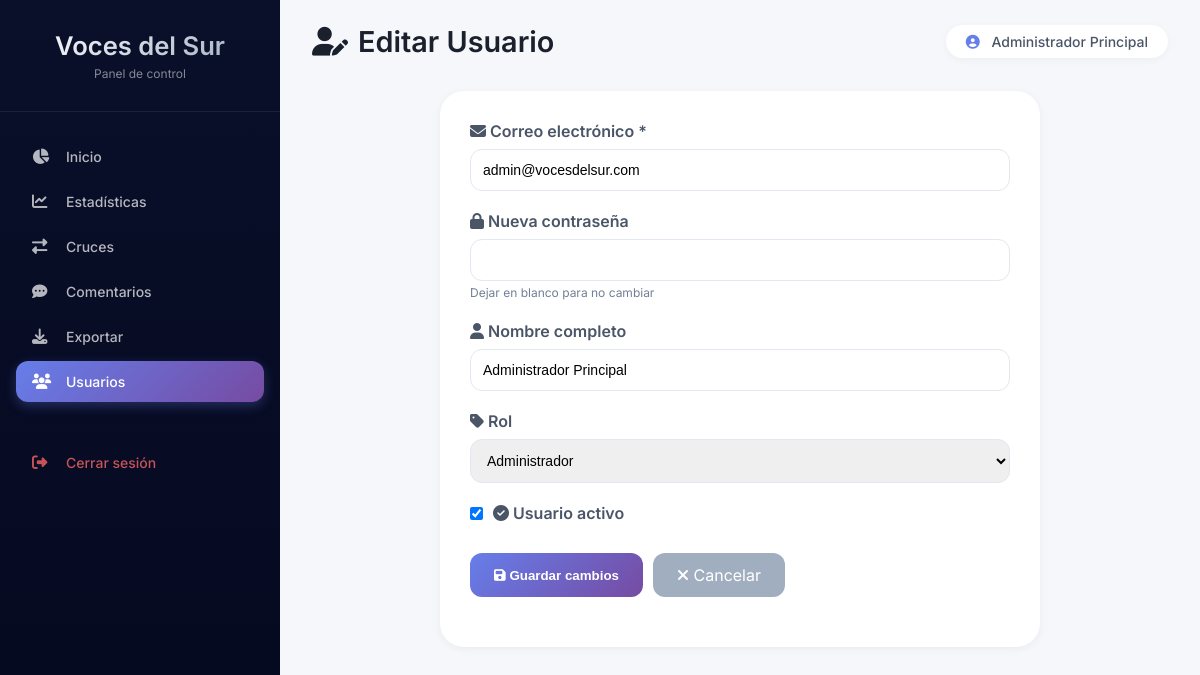
The page /dashboard/usuarios_editar.php?id=5 (signed in) on the database its author committed.
### tables this page shows
CREATE TABLE `usuarios` (
  `id` int(11) NOT NULL,
  `email` varchar(100) NOT NULL,
  `password` varchar(255) NOT NULL,
  `nombre` varchar(100) DEFAULT NULL,
  `rol` enum('admin','lector') DEFAULT 'lector',
  `activo` tinyint(4) DEFAULT 1,
  `fecha_creacion` datetime DEFAULT current_timestamp(),
  `ultimo_acceso` datetime DEFAULT NULL
);

### dashboard/functions.php (called while the page is built, shortened)
<?php
function obtenerUsuarioPorId($pdo, int $id) {
    $stmt = $pdo->prepare("SELECT * FROM usuarios WHERE id = ?");
    $stmt->execute([$id]);
    return $stmt->fetch();
}
?>

### dashboard/usuarios_editar.php (the view, shortened to what this page needs)
<?php
require_once 'auth.php';
require_once 'functions.php';
require_once '../db_config.php';
$id = $_GET['id'] ?? 0;
$user = obtenerUsuarioPorId($pdo, $id);
require_once 'header.php';
?>
<div class="form-container" style="max-width: 600px; margin: 0 auto;">
    <form method="POST" style="background: white; border-radius: 24px; padding: 30px; box-shadow: 0 2px 8px rgba(0,0,0,0.05);">
        <div class="form-group" style="margin-bottom: 20px;">
            <label style="display: block; margin-bottom: 8px; font-weight: 600; color: #4a5568;"><i class="fas fa-envelope"></i> Correo electrónico *</label>
            <input type="email" name="email" value="<?= htmlspecialchars($user['email']) ?>" required style="width: 100%; padding: 12px; border: 1.5px solid #e2e8f0; border-radius: 12px;">
        </div>
        <div class="form-group" style="margin-bottom: 20px;">
            <label style="display: block; margin-bottom: 8px; font-weight: 600; color: #4a5568;"><i class="fas fa-lock"></i> Nueva contraseña</label>
            <input type="password" name="password" style="width: 100%; padding: 12px; border: 1.5px solid #e2e8f0; border-radius: 12px;">
            <small style="font-size: 0.75em; color: #718096;">Dejar en blanco para no cambiar</small>
        </div>
        <div class="form-group" style="margin-bottom: 20px;">
            <label style="display: block; margin-bottom: 8px; font-weight: 600; color: #4a5568;"><i class="fas fa-user"></i> Nombre completo</label>
            <input type="text" name="nombre" value="<?= htmlspecialchars($user['nombre'] ?? '') ?>" style="width: 100%; padding: 12px; border: 1.5px solid #e2e8f0; border-radius: 12px;">
        </div>
        <div class="form-group" style="margin-bottom: 20px;">
            <label style="display: block; margin-bottom: 8px; font-weight: 600; color: #4a5568;"><i class="fas fa-tag"></i> Rol</label>
            <select name="rol" style="width: 100%; padding: 12px; border: 1.5px solid #e2e8f0; border-radius: 12px;">
                <option value="admin" <?= $user['rol'] == 'admin' ? 'selected' : '' ?>>Administrador</option>
            </select>
        </div>
        <div class="form-group" style="margin-bottom: 20px; display: flex; align-items: center; gap: 10px;">
            <input type="checkbox" name="activo" value="1" <?= $user['activo'] == 1 ? 'checked' : '' ?> style="width: auto;">
            <label style="margin: 0; font-weight: 600; color: #4a5568;"><i class="fas fa-check-circle"></i> Usuario activo</label>
        </div>
        <div class="form-group" style="display: flex; gap: 10px; margin-top: 30px;">
            <button type="submit" style="background: linear-gradient(135deg, #667eea, #764ba2); color: white; border: none; padding: 12px 24px; border-radius: 12px; cursor: pointer; font-weight: 600;">
                <i class="fas fa-save"></i> Guardar cambios
            </button>
            <a href="usuarios.php" style="background: #a0aec0; color: white; padding: 12px 24px; border-radius: 12px; text-decoration: none; display: inline-block;">
                <i class="fas fa-times"></i> Cancelar
            </a>
        </div>
    </form>
</div>
<?php require_once 'footer.php'; ?>

### dashboard/css/dashboard.css (style rules this page uses)
* { margin: 0; padding: 0; box-sizing: border-box; }
body { font-family: 'Inter', 'Segoe UI', sans-serif; background: #f5f7fb; overflow-x: hidden; }
.form-container { max-width: 600px; margin: 0 auto; width: 100%; }
.form-group { margin-bottom: 20px; }
.form-group label { display: block; margin-bottom: 8px; font-weight: 600; color: #4a5568; }
.form-group input, .form-group select { width: 100%; padding: 12px; border: 1.5px solid #e2e8f0; border-radius: 12px; font-size: 14px; }

### rows shown on the page
usuarios: email "admin@vocesdelsur.com", nombre "Administrador Principal", rol "Administrador", activo "☑"

### other values the page prints
$titulo "Editar Usuario"
$_SESSION['admin_nombre'] "Administrador Principal"
